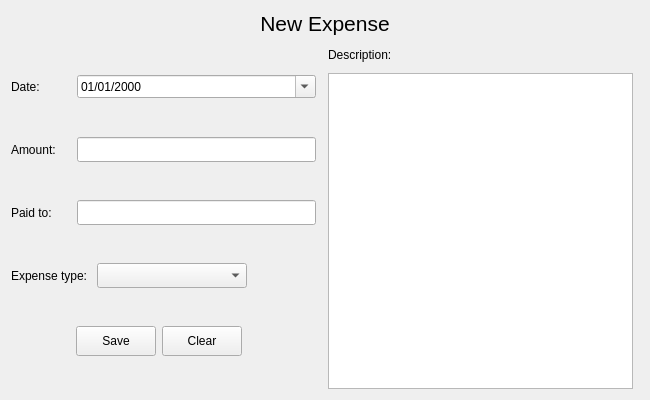
<?xml version="1.0" encoding="UTF-8"?>
<ui version="4.0">
 <class>AddExpense</class>
 <widget class="QWidget" name="AddExpense">
  <property name="geometry">
   <rect>
    <x>0</x>
    <y>0</y>
    <width>650</width>
    <height>400</height>
   </rect>
  </property>
  <property name="windowTitle">
   <string>Form</string>
  </property>
  <layout class="QGridLayout" name="gridLayout">
   <item row="0" column="1" colspan="4">
    <widget class="QLabel" name="lblHeader">
     <property name="sizePolicy">
      <sizepolicy hsizetype="Preferred" vsizetype="Fixed">
       <horstretch>0</horstretch>
       <verstretch>0</verstretch>
      </sizepolicy>
     </property>
     <property name="font">
      <font>
       <family>Segoe UI</family>
       <pointsize>16</pointsize>
      </font>
     </property>
     <property name="text">
      <string>New Expense</string>
     </property>
     <property name="alignment">
      <set>Qt::AlignCenter</set>
     </property>
    </widget>
   </item>
   <item row="1" column="3" rowspan="5">
    <layout class="QVBoxLayout" name="verticalLayout">
     <property name="leftMargin">
      <number>0</number>
     </property>
     <item>
      <widget class="QLabel" name="lblDescription">
       <property name="minimumSize">
        <size>
         <width>60</width>
         <height>25</height>
        </size>
       </property>
       <property name="text">
        <string>Description: </string>
       </property>
      </widget>
     </item>
     <item>
      <widget class="QTextEdit" name="txtDescription"/>
     </item>
    </layout>
   </item>
   <item row="1" column="1" rowspan="5">
    <layout class="QHBoxLayout" name="horizontalLayout">
     <item>
      <layout class="QVBoxLayout" name="verticalLayout_4">
       <item>
        <layout class="QHBoxLayout" name="horizontalLayout_4">
         <item>
          <widget class="QLabel" name="lblDate">
           <property name="sizePolicy">
            <sizepolicy hsizetype="Fixed" vsizetype="Fixed">
             <horstretch>0</horstretch>
             <verstretch>0</verstretch>
            </sizepolicy>
           </property>
           <property name="minimumSize">
            <size>
             <width>60</width>
             <height>25</height>
            </size>
           </property>
           <property name="text">
            <string>Date: </string>
           </property>
          </widget>
         </item>
         <item>
          <widget class="QDateEdit" name="txtDate">
           <property name="focusPolicy">
            <enum>Qt::NoFocus</enum>
           </property>
           <property name="displayFormat">
            <string>dd/MM/yyyy</string>
           </property>
           <property name="calendarPopup">
            <bool>true</bool>
           </property>
          </widget>
         </item>
        </layout>
       </item>
       <item>
        <layout class="QHBoxLayout" name="horizontalLayout_2">
         <item>
          <widget class="QLabel" name="lblAmount">
           <property name="minimumSize">
            <size>
             <width>60</width>
             <height>25</height>
            </size>
           </property>
           <property name="text">
            <string>Amount: </string>
           </property>
          </widget>
         </item>
         <item>
          <widget class="QLineEdit" name="txtAmount">
           <property name="minimumSize">
            <size>
             <width>100</width>
             <height>25</height>
            </size>
           </property>
          </widget>
         </item>
        </layout>
       </item>
       <item>
        <layout class="QHBoxLayout" name="horizontalLayout_6">
         <item>
          <widget class="QLabel" name="lblPayee">
           <property name="minimumSize">
            <size>
             <width>60</width>
             <height>25</height>
            </size>
           </property>
           <property name="text">
            <string>Paid to: </string>
           </property>
          </widget>
         </item>
         <item>
          <widget class="QLineEdit" name="txtPayee">
           <property name="minimumSize">
            <size>
             <width>100</width>
             <height>25</height>
            </size>
           </property>
          </widget>
         </item>
        </layout>
       </item>
       <item>
        <layout class="QHBoxLayout" name="horizontalLayout_7">
         <item>
          <widget class="QLabel" name="lblCategory">
           <property name="minimumSize">
            <size>
             <width>60</width>
             <height>25</height>
            </size>
           </property>
           <property name="text">
            <string>Expense type: </string>
           </property>
          </widget>
         </item>
         <item>
          <widget class="QComboBox" name="cmbCategory">
           <property name="minimumSize">
            <size>
             <width>150</width>
             <height>25</height>
            </size>
           </property>
           <property name="currentIndex">
            <number>-1</number>
           </property>
          </widget>
         </item>
         <item>
          <spacer name="horizontalSpacer_6">
           <property name="orientation">
            <enum>Qt::Horizontal</enum>
           </property>
           <property name="sizeHint" stdset="0">
            <size>
             <width>40</width>
             <height>20</height>
            </size>
           </property>
          </spacer>
         </item>
        </layout>
       </item>
       <item>
        <layout class="QHBoxLayout" name="horizontalLayout_8">
         <item>
          <spacer name="horizontalSpacer_2">
           <property name="orientation">
            <enum>Qt::Horizontal</enum>
           </property>
           <property name="sizeType">
            <enum>QSizePolicy::Fixed</enum>
           </property>
           <property name="sizeHint" stdset="0">
            <size>
             <width>65</width>
             <height>25</height>
            </size>
           </property>
          </spacer>
         </item>
         <item>
          <widget class="QPushButton" name="btnSave">
           <property name="maximumSize">
            <size>
             <width>100</width>
             <height>30</height>
            </size>
           </property>
           <property name="text">
            <string>Save</string>
           </property>
          </widget>
         </item>
         <item>
          <widget class="QPushButton" name="btnClear">
           <property name="maximumSize">
            <size>
             <width>100</width>
             <height>30</height>
            </size>
           </property>
           <property name="text">
            <string>Clear</string>
           </property>
          </widget>
         </item>
         <item>
          <spacer name="horizontalSpacer">
           <property name="orientation">
            <enum>Qt::Horizontal</enum>
           </property>
           <property name="sizeHint" stdset="0">
            <size>
             <width>40</width>
             <height>20</height>
            </size>
           </property>
          </spacer>
         </item>
        </layout>
       </item>
      </layout>
     </item>
    </layout>
   </item>
  </layout>
 </widget>
 <tabstops>
  <tabstop>txtPayee</tabstop>
  <tabstop>btnSave</tabstop>
 </tabstops>
 <resources/>
 <connections/>
</ui>
